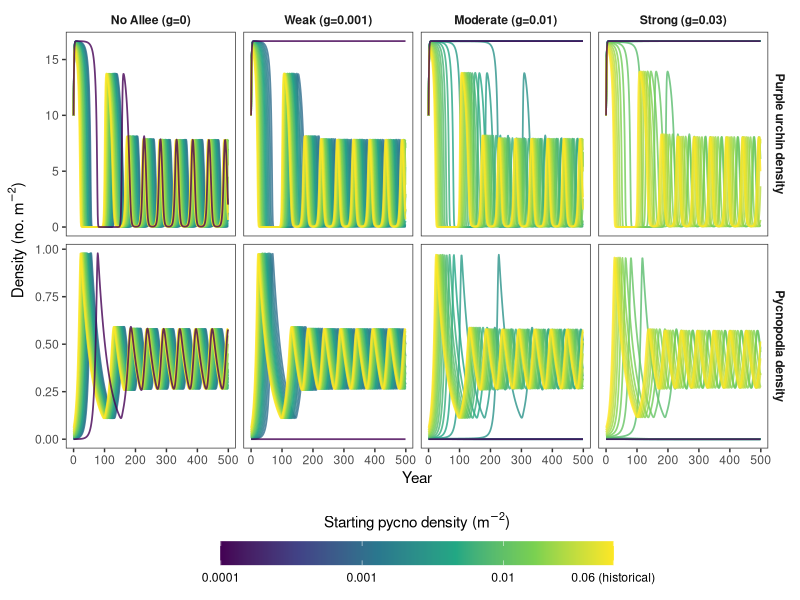
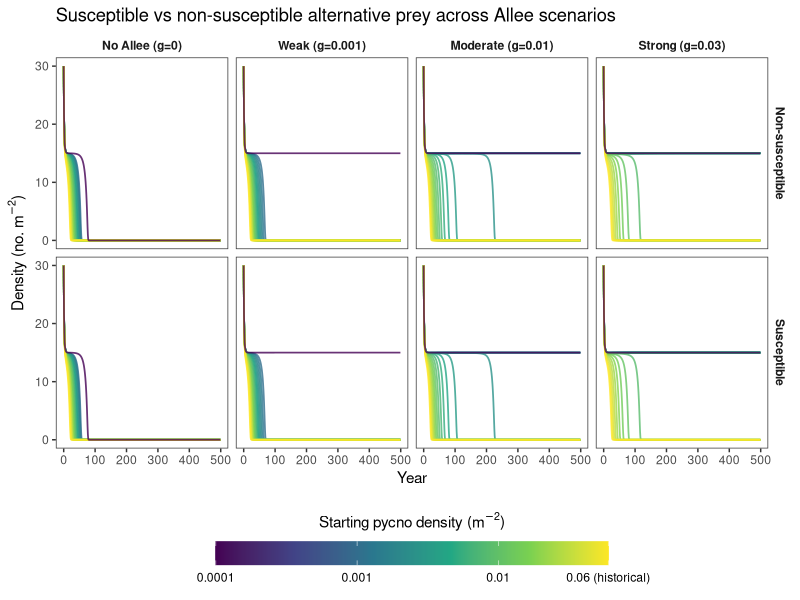

Source code (R) for these figures, in order:
## ---- chunk 1
knitr::opts_chunk$set(echo = TRUE)
## ---- chunk 2
library(deSolve)
library(dplyr)
library(ggplot2)
library(tidyr)
## ---- chunk 3
diffyq <- function(t, N, pars) {

  S <- max(N[1], 0)   # Pycnopodia density
  U <- max(N[4], 0)   # urchin density
  
  X1 <- max(N[2], 0)  # susceptible alternative prey
  X2 <- max(N[3], 0)  # non-susceptible alternative prey
  O <- X1 + X2  # total alternative prey (used in urchin equation denominator)


  # Pycnopodia dynamics--------------------------------------------------------- 
  #   birth term: e * [[p*q*U*S / (1+b*U + c_o*O)] * [(1 - U/K)^z] + (p*q*O*S / (1+b*U + c_o*O)] * [S/(S+g)]
  #   death term: d * S

  
  urchin_consumption <- (pars$rho_u * pars$alpha * U * S) / (1 + pars$b_u * U + pars$c_o * O)
  alt_consumption    <- (pars$rho_x * pars$alpha * O * S) / (1 + pars$b_u * U + pars$c_o * O)
  
  allee_effect <- S / (S + pars$g)
  nutritional_impact <- pmax(1 - U / pars$K_U, 0) ^ pars$z  # pmax prevents negative base

  birth_S <- pars$e * (urchin_consumption * nutritional_impact + alt_consumption) * allee_effect
  death_S <- pars$d * S

  dSdt <- birth_S - death_S

  # Urchin dynamics-------------------------------------------------------------
  #   growth term: i*U*(1 - U/K)
  #   predation:   p*q*U*S / (1 + b*U + c*O)
  
  growth_U   <- pars$rec * U * (1 - U / pars$K_U)
  predation_U <- (pars$rho_u * pars$alpha * U * S) / (1 + pars$b_u * U + pars$c_o * O) 

  dUdt <- growth_U - predation_U
  
  # Alternative prey -----------------------------------------------------------
 
  # Alternative prey recruitment
  recx <- pars$r * (X1 + X2) * (1 - (X1 + X2) / pars$K_alt)
  
  # Predation on alternative prey by Pycnopodia
  predation_X1 <- (pars$rho_x * pars$alpha * X1 * S) / (1 + pars$b_u * U + pars$c_o * O)
  predation_X2 <- (pars$rho_x * pars$alpha * X2 * S) / (1 + pars$b_u * U + pars$c_o * O)
  
  # Logistic growth + exchange between types - predation
  dx1dt <- 0.5* recx + pars$exchange * (X2 - X1) - predation_X1
  dx2dt <- 0.5 * recx + pars$exchange * (X1 - X2) - predation_X2


  return(list(c(dSdt, dx1dt, dx2dt, dUdt)))
}
## ---- chunk 4
pars <- list(

  # Predation / functional response
  alpha  = 2.5,     # search / attack rate (Q), Galloway et al. uses alpha = 1000
  rho_u  = 1,      # preference weight for urchins (P)
  rho_x  = 1,    # preference weight for alt prey (eat alt prey half the time)
  b_u    = 0.1,   # urchin saturation coefficient (b)
  c_o    = 0.1,    # alt prey saturation coefficient (c)

  # Urchin parameters
  rec    = 1,        # fixed urchin recruitment
  K_U    = 16.65,       # urchin carrying capacity
  m      = 0.0833,     # urchin natural mortality rate

  # Pycnopodia parameters 
  e      = 0.01,        # conversion efficiency 
  g      = 0.01,       # Allee effect threshold
  z      = 0.3,        # nutritional value exponent; 1 = linear, >1 = convex penalty
  d      = 0.03,      # sea star mortality - made this up!!! 
  
  # Alternative prey parameters
  r        = 0.5,      # growth rate for alternative prey
  K_alt    = 30,       # carrying capacity for alternative prey
  exchange = 0.1      # exchange rate between susceptible and non-susceptible prey
)
## ---- chunk 5
run_mods <- function(P0,
                     g        = 0.01,
                     d        = 0.03,
                     z        = 0.3,
                     rec      = 1,
                     X0       = 30,
                     K_U      = 16.65,
                     Y0       = 10,  # initial urchin density 
                     ode_fun,
                     pars,
                     n_iter   = 500,
                     interval = 1) {

  # Update parameters for this run
  pars$g    <- g
  pars$d    <- d
  pars$z    <- z
  pars$K_U  <- K_U
  pars$rec  <- rec

  # Run ODE  (state order: S, X1, X2, U)
  out <- ode(
    y     = c(P0, X0, X0, Y0),
    times = seq(0, (n_iter - 1) * interval, by = interval),
    func  = ode_fun,
    parms = pars
  )

  data.frame(
    time   = out[, 1],
    pycno  = out[, 2],
    X1     = out[, 3],
    X2     = out[, 4],
    urchin = out[, 5],
    P0     = P0,
    g      = g,
    d      = d,
    z      = z
  )
}

# ------------------------------------------------------------------------------
# Run scenarios
# ------------------------------------------------------------------------------

P0_vals <- c(0.0001, exp(seq(log(0.001), log(0.06), length.out = 18)))
g_vals  <- c(0, 0.001, 0.01, 0.03)

results <- expand.grid(P0 = P0_vals, g = g_vals) %>%
  rowwise() %>%
  do(run_mods(
    P0       = .$P0,
    g        = .$g,
    ode_fun  = diffyq,
    pars = pars,
    n_iter   = 500
  )) %>%
  ungroup()

## ---- chunk 6

results <- results %>%
  mutate(
    P0_label = paste0("P0 = ", round(P0, 4)),
    g_label  = factor(g, labels = c("No Allee (g=0)",
                                     "Weak (g=0.001)",
                                     "Moderate (g=0.01)",
                                     "Strong (g=0.03)"))
  )

results_long <- results %>%
  select(time, pycno, urchin, P0, P0_label, g_label) %>%
  pivot_longer(cols      = c(pycno, urchin),
               names_to  = "species",
               values_to = "density") %>%
  mutate(species = recode(species,
                          "pycno"  = "Pycnopodia density",
                          "urchin" = "Purple urchin density"))

p_updated <- ggplot(results_long,
                    aes(x = time, y = density,
                        colour = P0, group = P0_label)) +
  geom_line(alpha = 0.8, linewidth = 0.6) +
  scale_colour_viridis_c(
    trans   = "log10",
    name    = expression(paste("Starting pycno density (", m^-2, ")")),
    breaks  = c(0.0001, 0.001, 0.01, 0.06),
    labels  = c("0.0001", "0.001", "0.01", "0.06 (historical)")
  ) +
  facet_grid(species ~ g_label, scales = "free_y") +
  labs(
    x = "Year",
    y = expression(paste("Density (no. ", m^-2, ")"))
  ) +
  theme_bw() +
  theme(
    panel.grid       = element_blank(),
    legend.position  = "bottom",
    legend.key.width = unit(2, "cm"),
    strip.background = element_blank(),
    strip.text       = element_text(face = "bold")
  ) +
  guides(colour = guide_colourbar(title.position = "top", title.hjust = 0.5))

p_updated
## ---- chunk 7
# Plotting alternative prey 
results_alt <- results %>%
  mutate(
    P0_label = paste0("P0 = ", round(P0, 4)),
    g_label  = factor(g, labels = c("No Allee (g=0)",
                                     "Weak (g=0.001)",
                                     "Moderate (g=0.01)",
                                     "Strong (g=0.03)"))
  ) %>%
  select(time, X1, X2, P0, P0_label, g_label) %>%
  pivot_longer(cols      = c(X1, X2),
               names_to  = "prey_type",
               values_to = "density") %>%
  mutate(prey_type = recode(prey_type,
                            "X1" = "Susceptible",
                            "X2" = "Non-susceptible"))

ggplot(results_alt,
       aes(x = time, y = density,
           colour = P0, group = P0_label)) +
  geom_line(alpha = 0.8, linewidth = 0.6) +
  scale_colour_viridis_c(
    trans   = "log10",
    name    = expression(paste("Starting pycno density (", m^-2, ")")),
    breaks  = c(0.0001, 0.001, 0.01, 0.06),
    labels  = c("0.0001", "0.001", "0.01", "0.06 (historical)")
  ) +
  facet_grid(prey_type ~ g_label, scales = "free_y") +
  labs(
    title = "Susceptible vs non-susceptible alternative prey across Allee scenarios",
    x     = "Year",
    y     = expression(paste("Density (no. ", m^-2, ")"))
  ) +
  theme_bw() +
  theme(
    panel.grid       = element_blank(),
    legend.position  = "bottom",
    legend.key.width = unit(2, "cm"),
    strip.background = element_blank(),
    strip.text       = element_text(face = "bold")
  ) +
  guides(colour = guide_colourbar(title.position = "top", title.hjust = 0.5))
